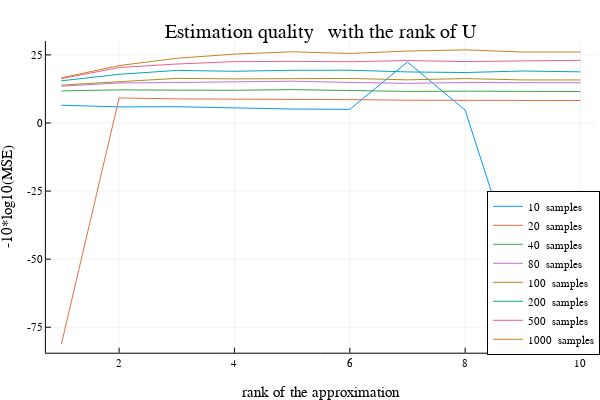

Here is the notebook cell this chart was saved with:
### Code cell
fig2 = plot(1:rank , -10 * log10.(CerrorRank[1,:]),   labels="$(Jrng[1])  samples", legend=:bottomright,
	xlabel="rank of the approximation",ylabel="-10*log10(MSE)",
	title="Estimation quality \n with the rank of U")

	for n=2:(length(Jrng)-1)
		plot!(fig2,1:rank , -10 * log10.(CerrorRank[n,:]),   labels="$(Jrng[n])  samples")
	end
plot(fig2)

### Figure 1 — Plotly figure (JSON) as saved in the notebook; plotly's stock layout.template omitted (floating-point values rounded to 4 significant figures)
{"data": [{"colorbar": {"title": ""}, "legendgroup": "10  samples", "line": {"color": "rgba(0, 154, 250, 1.000)", "dash": "solid", "shape": "linear", "width": 1}, "mode": "lines", "name": "10  samples", "showlegend": true, "type": "scatter", "x": [1, 2, 3, 4, 5, 6, 7, 8, 9], "xaxis": "x", "y": [6.525, 5.915, 5.976, 5.547, 5.122, 5.023, 22.39, 4.725, -61.13], "yaxis": "y", "zmax": null, "zmin": null}, {"colorbar": {"title": ""}, "legendgroup": "20  samples", "line": {"color": "rgba(227, 111, 71, 1.000)", "dash": "solid", "shape": "linear", "width": 1}, "mode": "lines", "name": "20  samples", "showlegend": true, "type": "scatter", "x": [1, 2, 3, 4, 5, 6, 7, 8, 9, 10], "xaxis": "x", "y": [-81.12, 9.192, 8.844, 8.841, 8.718, 8.579, 8.359, 8.303, 8.373, 8.242], "yaxis": "y", "zmax": null, "zmin": null}, {"colorbar": {"title": ""}, "legendgroup": "40  samples", "line": {"color": "rgba(62, 164, 78, 1.000)", "dash": "solid", "shape": "linear", "width": 1}, "mode": "lines", "name": "40  samples", "showlegend": true, "type": "scatter", "x": [1, 2, 3, 4, 5, 6, 7, 8, 9, 10], "xaxis": "x", "y": [11.78, 12.16, 12.06, 12.01, 12.26, 11.79, 11.59, 11.68, 11.61, 11.54], "yaxis": "y", "zmax": null, "zmin": null}, {"colorbar": {"title": ""}, "legendgroup": "80  samples", "line": {"color": "rgba(195, 113, 210, 1.000)", "dash": "solid", "shape": "linear", "width": 1}, "mode": "lines", "name": "80  samples", "showlegend": true, "type": "scatter", "x": [1, 2, 3, 4, 5, 6, 7, 8, 9, 10], "xaxis": "x", "y": [13.5, 14.7, 14.87, 15.19, 15.35, 14.87, 14.57, 14.86, 14.7, 14.77], "yaxis": "y", "zmax": null, "zmin": null}, {"colorbar": {"title": ""}, "legendgroup": "100  samples", "line": {"color": "rgba(172, 142, 24, 1.000)", "dash": "solid", "shape": "linear", "width": 1}, "mode": "lines", "name": "100  samples", "showlegend": true, "type": "scatter", "x": [1, 2, 3, 4, 5, 6, 7, 8, 9, 10], "xaxis": "x", "y": [13.91, 15.17, 16.39, 16.2, 16.22, 16.35, 15.85, 16.3, 15.81, 15.8], "yaxis": "y", "zmax": null, "zmin": null}, {"colorbar": {"title": ""}, "legendgroup": "200  samples", "line": {"color": "rgba(0, 170, 174, 1.000)", "dash": "solid", "shape": "linear", "width": 1}, "mode": "lines", "name": "200  samples", "showlegend": true, "type": "scatter", "x": [1, 2, 3, 4, 5, 6, 7, 8, 9, 10], "xaxis": "x", "y": [15.5, 17.86, 19.31, 18.99, 19.36, 19.39, 18.75, 18.53, 19.09, 18.78], "yaxis": "y", "zmax": null, "zmin": null}, {"colorbar": {"title": ""}, "legendgroup": "500  samples", "line": {"color": "rgba(237, 94, 147, 1.000)", "dash": "solid", "shape": "linear", "width": 1}, "mode": "lines", "name": "500  samples", "showlegend": true, "type": "scatter", "x": [1, 2, 3, 4, 5, 6, 7, 8, 9, 10], "xaxis": "x", "y": [16.28, 20.36, 21.66, 22.53, 22.63, 22.49, 22.93, 22.56, 22.8, 23.01], "yaxis": "y", "zmax": null, "zmin": null}, {"colorbar": {"title": ""}, "legendgroup": "1000  samples", "line": {"color": "rgba(198, 130, 37, 1.000)", "dash": "solid", "shape": "linear", "width": 1}, "mode": "lines", "name": "1000  samples", "showlegend": true, "type": "scatter", "x": [1, 2, 3, 4, 5, 6, 7, 8, 9, 10], "xaxis": "x", "y": [16.59, 21.08, 23.77, 25.28, 26.15, 25.53, 26.41, 26.85, 26.07, 26.07], "yaxis": "y", "zmax": null, "zmin": null}], "layout": {"annotations": [{"font": {"color": "rgba(0, 0, 0, 1.000)", "family": "sans-serif", "size": 20}, "rotation": 0, "showarrow": false, "text": "Estimation quality \n with the rank of U", "x": 0.535, "xanchor": "center", "xref": "paper", "y": 1, "yanchor": "top", "yref": "paper"}], "height": 400, "legend": {"bgcolor": "rgba(255, 255, 255, 1.000)", "bordercolor": "rgba(0, 0, 0, 1.000)", "borderwidth": 1, "font": {"color": "rgba(0, 0, 0, 1.000)", "family": "sans-serif", "size": 11}, "title": {"font": {"color": "rgba(0, 0, 0, 1.000)", "family": "sans-serif", "size": 15}, "text": ""}, "tracegroupgap": 0, "traceorder": "normal", "x": 1, "xanchor": "right", "y": 0.07, "yanchor": "bottom"}, "margin": {"b": 20, "l": 0, "r": 0, "t": 20}, "paper_bgcolor": "rgba(255, 255, 255, 1.000)", "plot_bgcolor": "rgba(255, 255, 255, 1.000)", "showlegend": true, "width": 600, "xaxis": {"anchor": "y", "domain": [0.07647, 0.9934], "gridcolor": "rgba(0, 0, 0, 0.100)", "gridwidth": 0.5, "linecolor": "rgba(0, 0, 0, 1.000)", "mirror": false, "range": [0.73, 10.27], "showgrid": true, "showline": true, "showticklabels": true, "tickangle": 0, "tickcolor": "rgb(0, 0, 0)", "tickfont": {"color": "rgba(0, 0, 0, 1.000)", "family": "sans-serif", "size": 11}, "tickmode": "array", "ticks": "inside", "ticktext": ["2", "4", "6", "8", "10"], "tickvals": [2, 4, 6, 8, 10], "title": "rank of the approximation", "titlefont": {"color": "rgba(0, 0, 0, 1.000)", "family": "sans-serif", "size": 15}, "type": "-", "visible": true, "zeroline": false, "zerolinecolor": "rgba(0, 0, 0, 1.000)"}, "yaxis": {"anchor": "x", "domain": [0.07581, 0.9415], "gridcolor": "rgba(0, 0, 0, 0.100)", "gridwidth": 0.5, "linecolor": "rgba(0, 0, 0, 1.000)", "mirror": false, "range": [-84.36, 30.09], "showgrid": true, "showline": true, "showticklabels": true, "tickangle": 0, "tickcolor": "rgb(0, 0, 0)", "tickfont": {"color": "rgba(0, 0, 0, 1.000)", "family": "sans-serif", "size": 11}, "tickmode": "array", "ticks": "inside", "ticktext": ["-75", "-50", "-25", "0", "25"], "tickvals": [-75, -50, -25, 0, 25], "title": "-10*log10(MSE)", "titlefont": {"color": "rgba(0, 0, 0, 1.000)", "family": "sans-serif", "size": 15}, "type": "-", "visible": true, "zeroline": false, "zerolinecolor": "rgba(0, 0, 0, 1.000)"}}}
